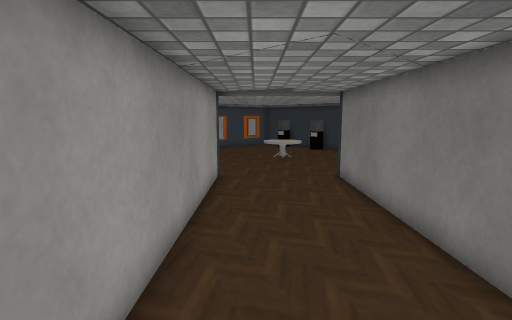
View 1 (above)

13 first-person views from a walk through a 3-D level made in the Unity game engine. The camera is 1.3 m above the floor, tilts 8° down and sees 80° across. The floor is counted in squares, 0.5 m on a side. Each view is taken from the middle of a square. On the plan, view 1 faces up. The plan holds only what a view shows up to about 20 squares ahead; the rest is blank. The place goes on beyond the plan. Door leaves are left out, so doorways stand open. Some surface patterns are stand-ins.

View 2
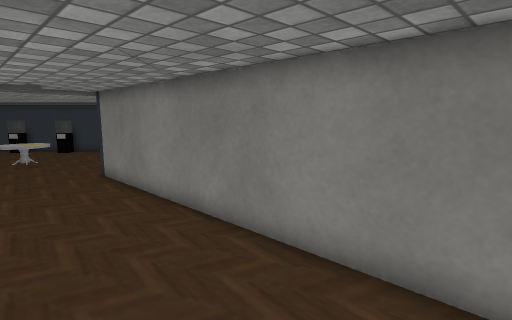

View 3
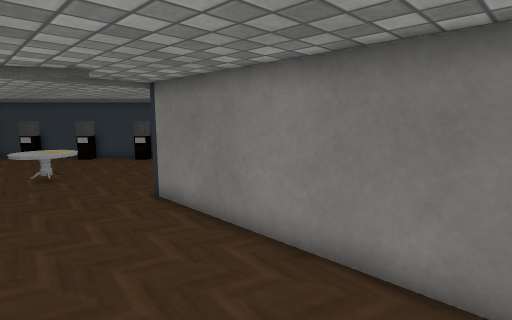

View 4
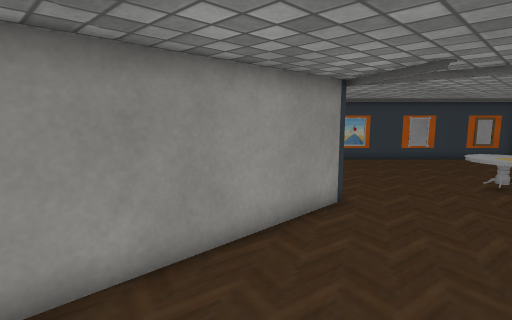

View 5
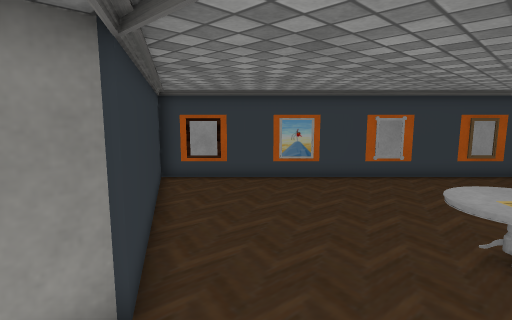

View 6
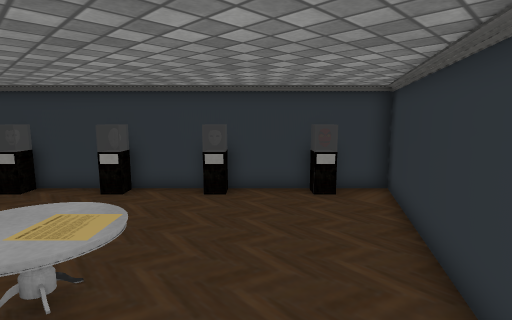

View 7
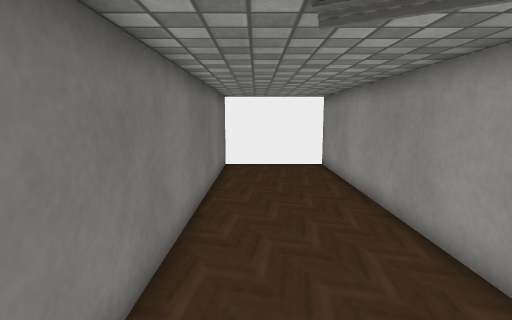

View 8
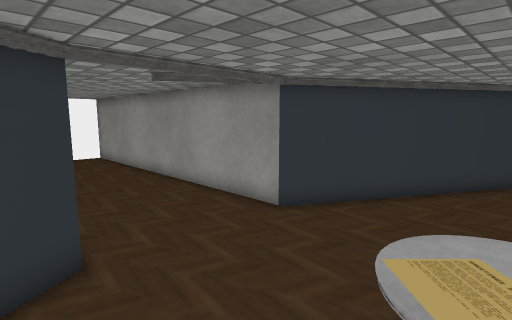

View 9
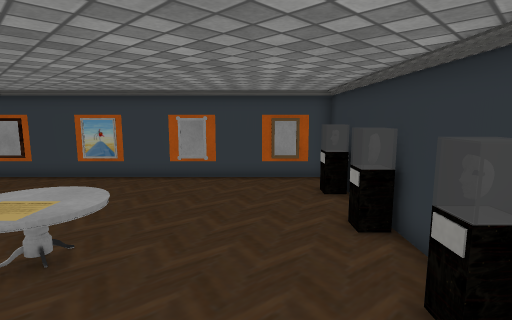

View 10
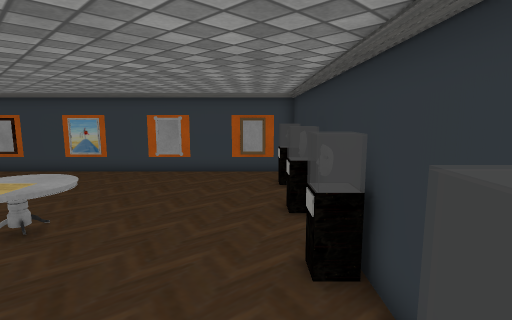

View 11
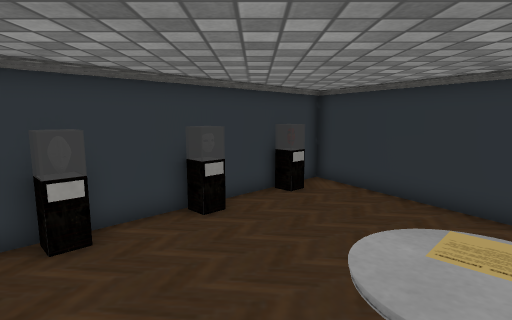

View 12
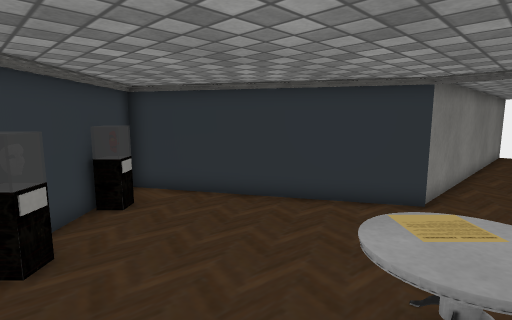

View 13
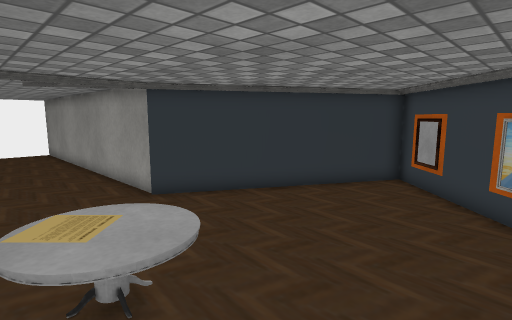

### Floor plan
Key: @ floor where view 1 was taken; # wall or solid block; . floor; D open door; O other object.
Columns run from 9 left of view 1 to 11 right of it. Each row starts with its distance up from view 1.
 29          ###
 28         ##.##
 27        ##..###
 26       ##.....##
 25      ##......###
 24     ##........###
 23    ##...........##
 22   ##............O##
 21  ##...............##
 20 ##........##...... ##
 19 #.........###......##
 18 #.........###.......#
 17 ###...............###
 16   ###...........###
 15     ##.........###
 14      ###.....###
 13        #DDDDD#
 12        #.....#
 11        #.....#
 10        #.....#
  9        #.....#
  8        #.....#
  7        #.....#
  6        #.....#
  5        #.....#
  4        #.....#
  3        #.....#
  2        #.....#
  1        #.....#
  0        #.@...#
 -1        #.....#
 -2        #######

Positions as (right, up) in squares from view 1, and headings:
1: (0, 0), facing up
2: (-1, -1), facing up-right
3: (-1, 4), facing up-right
4: (3, 5), facing up-left
5: (2, 12), facing up-left
6: (1, 14), facing up-right
7: (2, 15), facing down
8: (5, 19), facing down-left
9: (8, 18), facing up-left
10: (10, 18), facing up-left
11: (-1, 21), facing right
12: (1, 23), facing down-right
13: (3, 23), facing down-left
